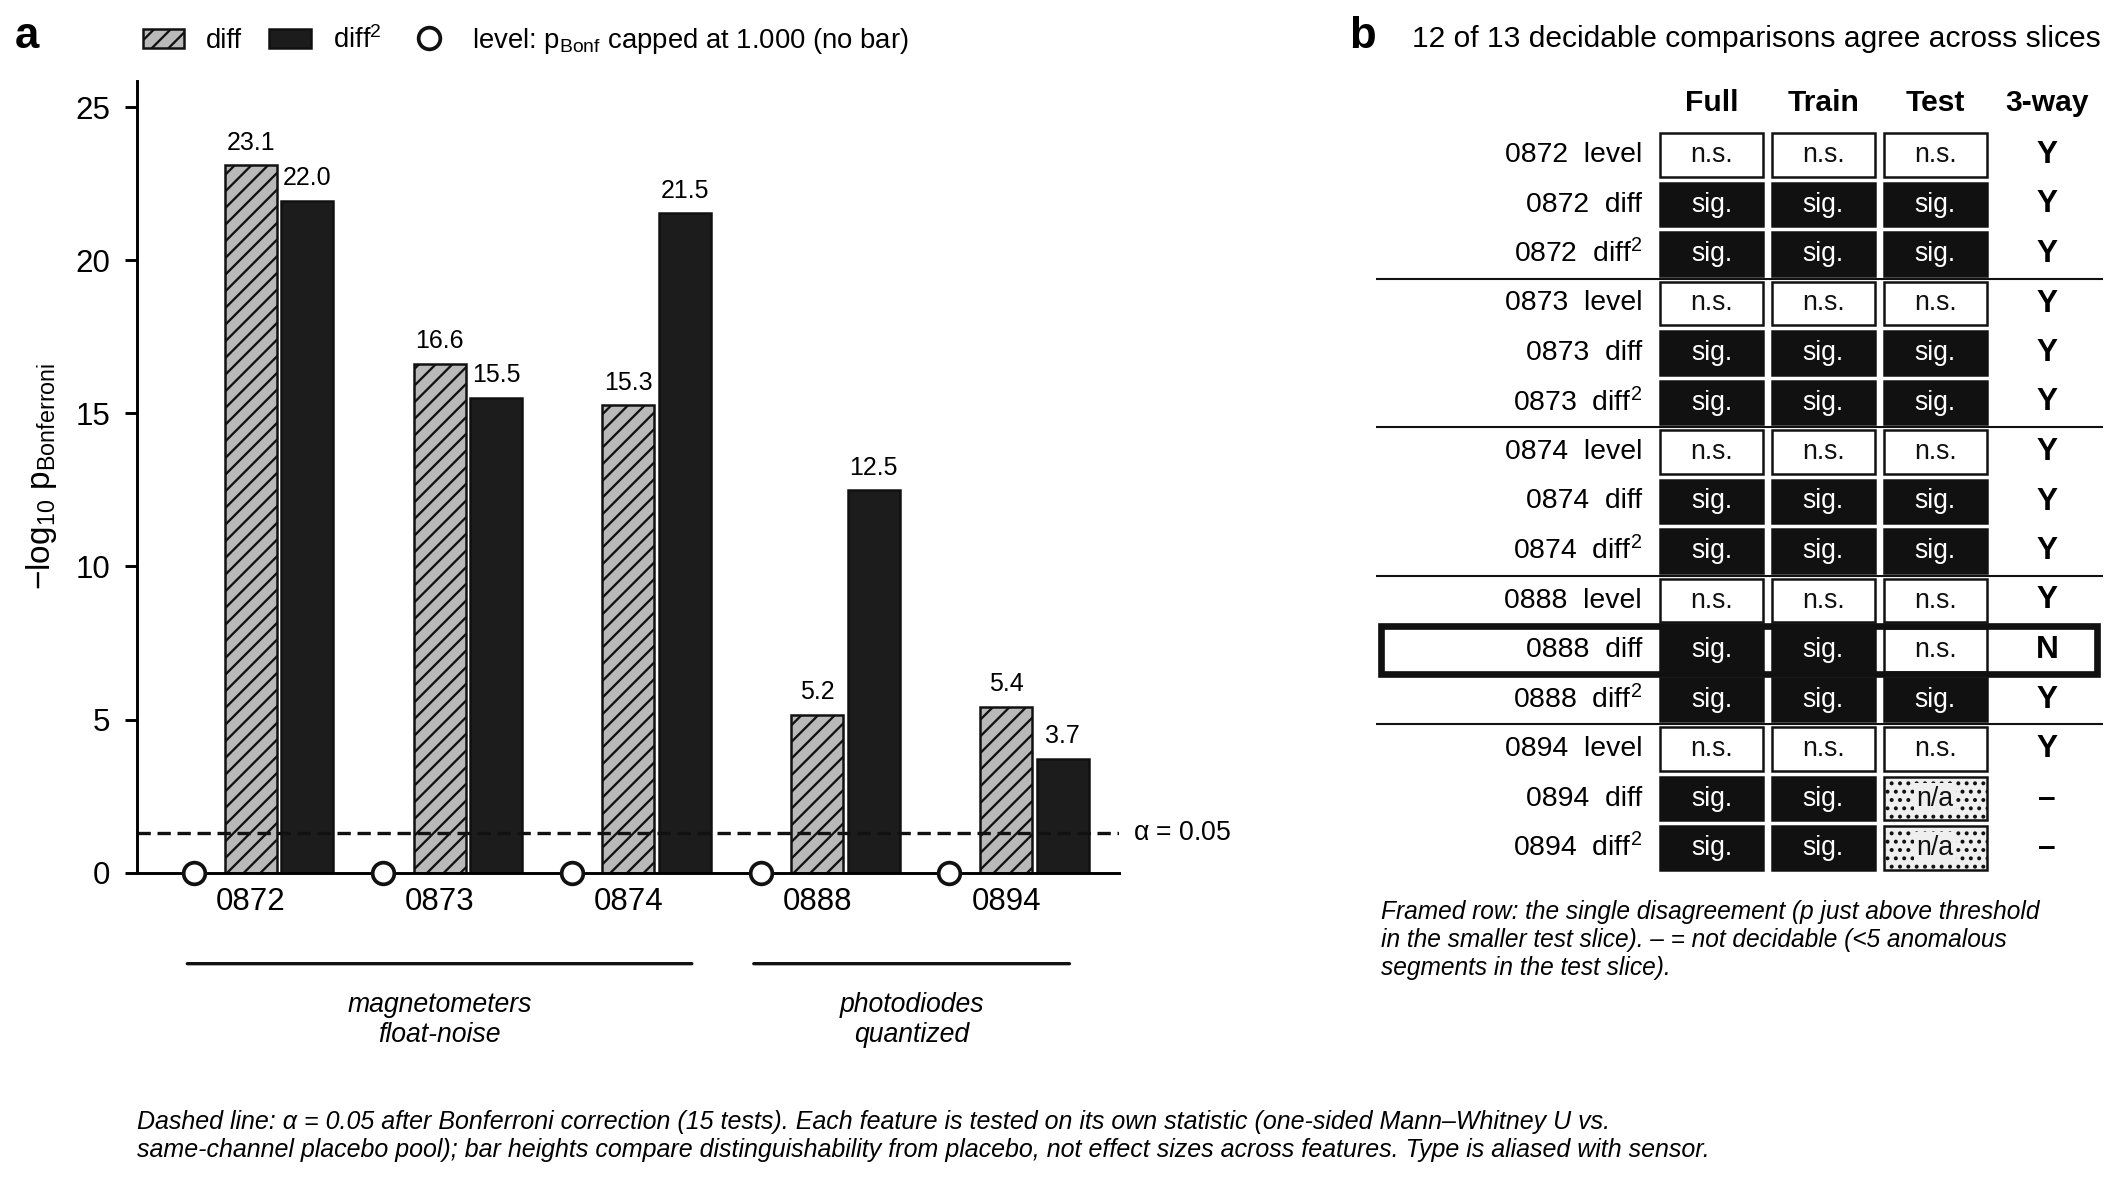

Write the Python code that produced this figure.
"""
fig03_quasi_experimental.py

Reproduces Figure 3 (quasi-experimental placebo-pool test and full/train/
test triple-verification agreement, OPS-SAT-AD) from:
    results/layer3/placebo_comparison.csv
    results/layer3/triple_verification_matrix.csv

Falls back to Table 3 / Table 5 of the README when those artifacts are
not present.

Output: results/figures/fig03_quasi_experimental.png
"""

import os

import matplotlib.pyplot as plt
import numpy as np
import pandas as pd

HERE = os.path.dirname(os.path.abspath(__file__))
RESULTS = os.path.abspath(os.path.join(HERE, ".."))
OUT_PATH = os.path.join(HERE, "fig03_quasi_experimental.png")

PLACEBO_CSV = os.path.join(RESULTS, "layer3", "placebo_comparison.csv")
TRIPLE_CSV = os.path.join(RESULTS, "layer3", "triple_verification_matrix.csv")

# --- Table 3 fallback ----------------------------------------------------
TABLE3 = pd.DataFrame(
    [
        ("CADC0872", "magnetometer\nfloat-noise", 1.0, 7.94e-24, 1.12e-22),
        ("CADC0873", "magnetometer\nfloat-noise", 1.0, 2.40e-17, 3.09e-16),
        ("CADC0874", "magnetometer\nfloat-noise", 1.0, 5.37e-16, 2.88e-22),
        ("CADC0888", "photodiode\nquantized", 1.0, 6.92e-6, 3.24e-13),
        ("CADC0894", "photodiode\nquantized", 1.0, 3.89e-6, 1.95e-4),
    ],
    columns=["channel", "group", "level_p_bonf", "diff_p_bonf", "diff2_p_bonf"],
)

# --- Table 5 fallback ------------------------------------------------------
TABLE5 = pd.DataFrame(
    [
        ("0872", "level", "n.s.", "n.s.", "n.s.", "Y"),
        ("0872", "diff", "sig.", "sig.", "sig.", "Y"),
        ("0872", "diff\u00b2", "sig.", "sig.", "sig.", "Y"),
        ("0873", "level", "n.s.", "n.s.", "n.s.", "Y"),
        ("0873", "diff", "sig.", "sig.", "sig.", "Y"),
        ("0873", "diff\u00b2", "sig.", "sig.", "sig.", "Y"),
        ("0874", "level", "n.s.", "n.s.", "n.s.", "Y"),
        ("0874", "diff", "sig.", "sig.", "sig.", "Y"),
        ("0874", "diff\u00b2", "sig.", "sig.", "sig.", "Y"),
        ("0888", "level", "n.s.", "n.s.", "n.s.", "Y"),
        ("0888", "diff", "sig.", "sig.", "n.s. (p=0.051)", "N"),
        ("0888", "diff\u00b2", "sig.", "sig.", "sig.", "Y"),
        ("0894", "level", "n.s.", "n.s.", "n.s.", "Y"),
        ("0894", "diff", "sig.", "sig.", "n/a (n=4<5)", "\u2013"),
        ("0894", "diff\u00b2", "sig.", "sig.", "n/a (n=4<5)", "\u2013"),
    ],
    columns=["channel", "feature", "full", "train", "test", "agree"],
)


def load_placebo():
    if os.path.exists(PLACEBO_CSV):
        return pd.read_csv(PLACEBO_CSV)
    print(f"[fig03] {PLACEBO_CSV} not found; using Table 3 fallback.")
    return TABLE3


def load_triple():
    if os.path.exists(TRIPLE_CSV):
        return pd.read_csv(TRIPLE_CSV)
    print(f"[fig03] {TRIPLE_CSV} not found; using Table 5 fallback.")
    return TABLE5


def main():
    placebo = load_placebo()
    triple = load_triple()

    fig, (ax_a, ax_b) = plt.subplots(1, 2, figsize=(14, 7), gridspec_kw={"width_ratios": [1.3, 1]})

    # --- Panel a: -log10(p_bonf) bars ---------------------------------------
    x = np.arange(len(placebo))
    width = 0.35
    diff_vals = -np.log10(placebo["diff_p_bonf"])
    diff2_vals = -np.log10(placebo["diff2_p_bonf"])

    ax_a.bar(x - width / 2, diff_vals, width, facecolor="0.75", hatch="//", edgecolor="black", label="diff")
    ax_a.bar(x + width / 2, diff2_vals, width, facecolor="0.1", edgecolor="black", label="diff\u00b2")
    ax_a.scatter(x, np.zeros(len(x)), marker="o", facecolor="white", edgecolor="black",
                s=60, zorder=5, label="level: p_Bonf capped at 1.000 (no bar)")

    for xi, v in zip(x, diff_vals):
        ax_a.text(xi - width / 2, v + 0.3, f"{v:.1f}", ha="center", fontsize=8)
    for xi, v in zip(x, diff2_vals):
        ax_a.text(xi + width / 2, v + 0.3, f"{v:.1f}", ha="center", fontsize=8)

    ax_a.axhline(-np.log10(0.05), color="black", linestyle="--", linewidth=1)
    ax_a.text(len(x) - 0.5, -np.log10(0.05) + 0.3, "\u03b1 = 0.05", fontsize=8, ha="right")
    ax_a.set_xticks(x)
    ax_a.set_xticklabels([c.replace("CADC0", "") for c in placebo["channel"]])
    ax_a.set_ylabel(r"$-\log_{10}\ p_{Bonferroni}$")
    ax_a.set_title("a", loc="left", fontweight="bold", fontsize=14)
    ax_a.legend(fontsize=8, loc="upper right")

    # sensor-family grouping underline
    if "group" in placebo.columns:
        groups = placebo["group"].tolist()
        seen = []
        start = 0
        for i, g in enumerate(groups + [None]):
            if g != (groups[start] if i < len(groups) else None) or i == len(groups):
                if start < i:
                    mid = (start + i - 1) / 2
                    ax_a.annotate("", xy=(start - 0.4, -0.06), xytext=(i - 1 + 0.4, -0.06),
                                  xycoords=("data", "axes fraction"),
                                  arrowprops=dict(arrowstyle="-", lw=1))
                    ax_a.annotate(groups[start], (mid, -0.13), xycoords=("data", "axes fraction"),
                                  ha="center", fontsize=8, style="italic", annotation_clip=False)
                start = i

    ax_a.text(0, -1, "Dashed line: \u03b1 = 0.05 after Bonferroni correction (15 tests). Each feature is "
              "tested on its own statistic\n(one-sided Mann\u2013Whitney U vs. same-channel placebo pool); "
              "bar heights compare distinguishability\nfrom placebo, not effect sizes across features. "
              "Type is aliased with sensor.",
              transform=ax_a.transAxes, fontsize=7.5, style="italic", va="top")

    # --- Panel b: full/train/test agreement matrix --------------------------
    ax_b.axis("off")
    rows = list(triple.itertuples(index=False))
    n_rows = len(rows)
    col_labels = ["", "Full", "Train", "Test", "3-way"]
    col_x = [0, 3.0, 4.2, 5.4, 6.8]
    row_h = 0.6

    def cellcolor(v):
        v = str(v)
        if v.startswith("sig"):
            return "0.1", "white"
        if v.startswith("n.s"):
            return "white", "black"
        return "0.9", "black"

    for j, lab in enumerate(col_labels):
        ax_b.text(col_x[j], n_rows * row_h + 0.5, lab, fontsize=9, fontweight="bold", ha="left")

    for i, row in enumerate(rows):
        y = (n_rows - 1 - i) * row_h
        label = f"{row.channel}  {row.feature}"
        ax_b.text(col_x[0], y, label, fontsize=8.5, ha="left", va="center")
        for j, val in enumerate([row.full, row.train, row.test], start=1):
            fc, tc = cellcolor(val)
            ax_b.add_patch(plt.Rectangle((col_x[j] - 0.1, y - row_h / 2 + 0.05), 1.1, row_h - 0.1,
                                          facecolor=fc, edgecolor="black"))
            ax_b.text(col_x[j] + 0.45, y, str(val), ha="center", va="center", fontsize=7.5,
                      color=tc)
        agree_style = dict(fontweight="bold")
        if str(row.agree) == "N":
            ax_b.add_patch(plt.Rectangle((col_x[0] - 0.1, y - row_h / 2), col_x[3] - col_x[0] + 1.4, row_h,
                                          fill=False, edgecolor="black", linewidth=2.2))
        ax_b.text(col_x[4], y, str(row.agree), ha="center", va="center", fontsize=9, **agree_style)

    ax_b.set_xlim(-0.5, 8)
    ax_b.set_ylim(-1, n_rows * row_h + 1)
    ax_b.set_title("b  12 of 13 decidable comparisons agree across slices",
                    loc="left", fontweight="bold", fontsize=12)
    ax_b.text(-0.5, -0.8,
              "Framed row: the single disagreement (p just above threshold\nin the smaller test slice). "
              "\u2013 = not decidable (<5 anomalous\nsegments in the test slice).",
              fontsize=7.5, style="italic", va="top")

    plt.tight_layout()
    fig.savefig(OUT_PATH, dpi=200, bbox_inches="tight")
    print(f"[fig03] wrote {OUT_PATH}")


if __name__ == "__main__":
    main()
